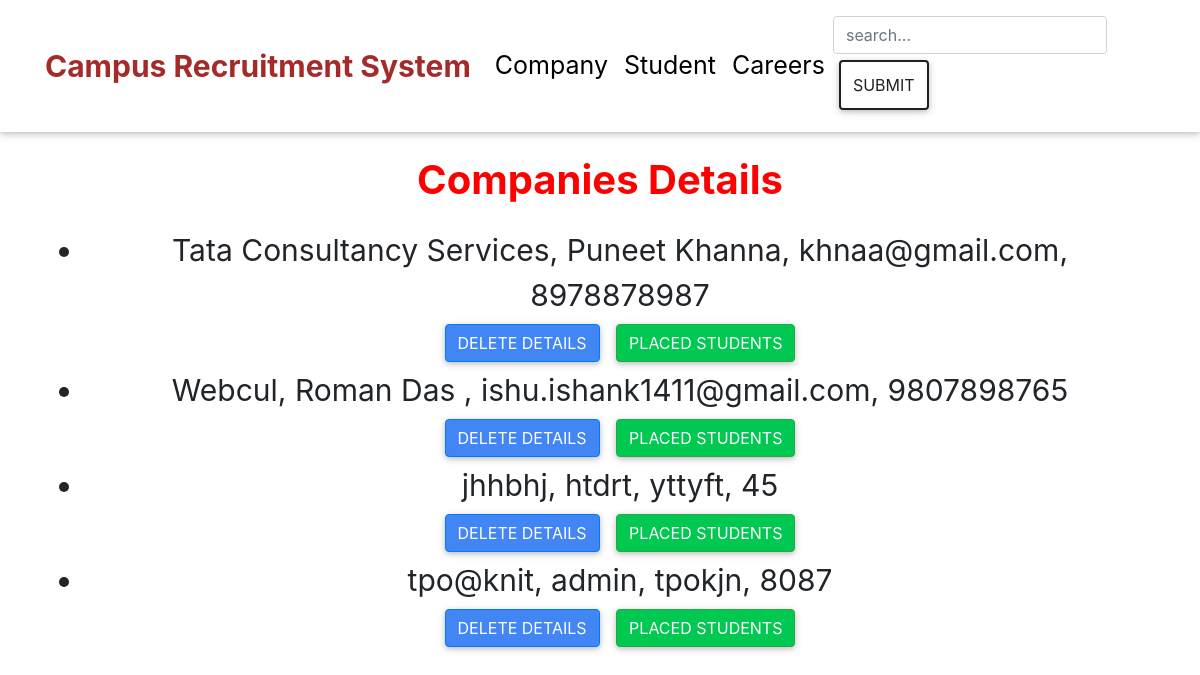
The page /tpo/ on the database its author committed.
### company/models.py (models this page shows, shortened)
class Company(models.Model):
    c_name=models.CharField(max_length=30)
    c_HR_name = models.CharField(max_length=30)
    c_email=models.CharField(max_length=40)
    c_contact=models.IntegerField()
    c_venue=models.CharField(max_length=30)
    c_date = models.DateField()
    user=models.OneToOneField(User,on_delete=models.CASCADE)
    stu_apply=models.IntegerField(blank=True,null=True)
    stu_select=models.IntegerField(blank=True,null=True)

### tpo/views.py (the view)
# urls.py: path('tpo/',include('tpo.urls', namespace="tp")),
def tpo(request):
    c=Company.objects.all()
    return render(request,'tpo/tpo.html',{'c':c})

### templates/tpo/tpo.html
{% extends 'base.html' %}
{% load static %}
{% block body %}
{% include 'nav.html' %}
<center>
<div class="container">
<h1 class="m-4"><b>Companies Details</b></h2>
<ul>
{% for i in c %}
<li class="pl">{{ i.c_name }}, {{i.c_HR_name }}, {{i.c_email}}, {{ i.c_contact }} </li>
<center><a href="{% url 'company:tp:dlt' i.id %}" class="btn btn-primary">Delete Details </a> <a href="{% url 'company:tp:pl' i.id %}" class="btn btn-success">Placed Students</a></center>
{% endfor %}
</ul>
</center>
{% endblock %}

### templates/base.html (shortened to what this page needs)
{% load static %}
<!DOCTYPE html>
<html lang="en">
<head>
        <link rel="stylesheet" href="https://maxcdn.bootstrapcdn.com/font-awesome/4.7.0/css/font-awesome.min.css">
        <link rel="stylesheet" href="{% static 'MDB-Free_4.7.6/css/style.min.css' %}">
        <link rel="stylesheet" href="{% static 'MDB-Free_4.7.6/css/style.css' %}">
        <link rel="stylesheet" href="{% static 'MDB-Free_4.7.6/css/mdb.min.css' %}">
        <link rel="stylesheet" href="{% static 'MDB-Free_4.7.6/css/mdb.css' %}">
        <link rel="stylesheet" href="{% static 'MDB-Free_4.7.6/css/mdb.lite.css' %}">
        <link rel="stylesheet" href="{% static 'MDB-Free_4.7.6/css/mdb.lite.min.css' %}">
        <link rel="stylesheet" href="{% static 'MDB-Free_4.7.6/css/bootstrap.min.css' %}">
        <link rel="stylesheet" href="{% static 'MDB-Free_4.7.6/css/bootstrap.css' %}">
        <link rel="stylesheet" href="{% static 'style.css' %}">
</head>
<body>
{% block body %}
{% endblock %}
</body>

### templates/nav.html (shortened to what this page needs)
{% load static %}
<nav class="navbar navbar-expand-md p-3 bg-white sticky-top ">
    <div class="container text-dark">
        <a href="{% url 'company:home' %}" class="navbar-brand op">Campus Recruitment System</a>
        <div class="collapse navbar-collapse text-right" id="dropdownNavbar">
            <ul class="navbar-nav">
              {% if user.stu or user.company or user. %}
              <li><h4 class ="text-success m-3">{{ request.user }} </h4></li>
              <li class="nav-item"><a href="/ishank" class="nav-link btn btn-primary">LOGOUT</a></li>
              {% else %}
                <li class="nav-item"><a href="/login" class="nav-link  oyo">Company</a></li>
                <li class="nav-item"><a href="/stuLog" class="nav-link  oyo">Student</a></li>
                <li class="nav-item"><a href="careers" class="nav-link  oyo">Careers</a></li>
              {% endif %}
            </ul>
        </div>
        <form class="form-inline" action="/search" method="post">
            <input type="text" class="form-control" name="t1" placeholder="search...">
            <button type="submit" class="btn btn-outline-dark">Submit</button>
        </form>
    </div>
</nav>

### static/style.css (style rules this page uses)
h1 { color:red; }
.op { color:brown; font-weight: bold; font-size: 30px; }
.oyo { color:black; font-size: 25px; font-weight: bolder; }
.pl { font-size: 30px; }

### rows shown on the page
Company: c_name "Tata Consultancy Services", c_HR_name "Puneet Khanna", c_email "khnaa@gmail.com", c_contact "8978878987"
Company: c_name "Webcul", c_HR_name "Roman Das", c_email "ishu.ishank1411@gmail.com", c_contact "9807898765"
Company: c_name "jhhbhj", c_HR_name "htdrt", c_email "yttyft", c_contact "45"
Company: c_name "tpo@knit", c_HR_name "admin", c_email "tpokjn", c_contact "8087"
